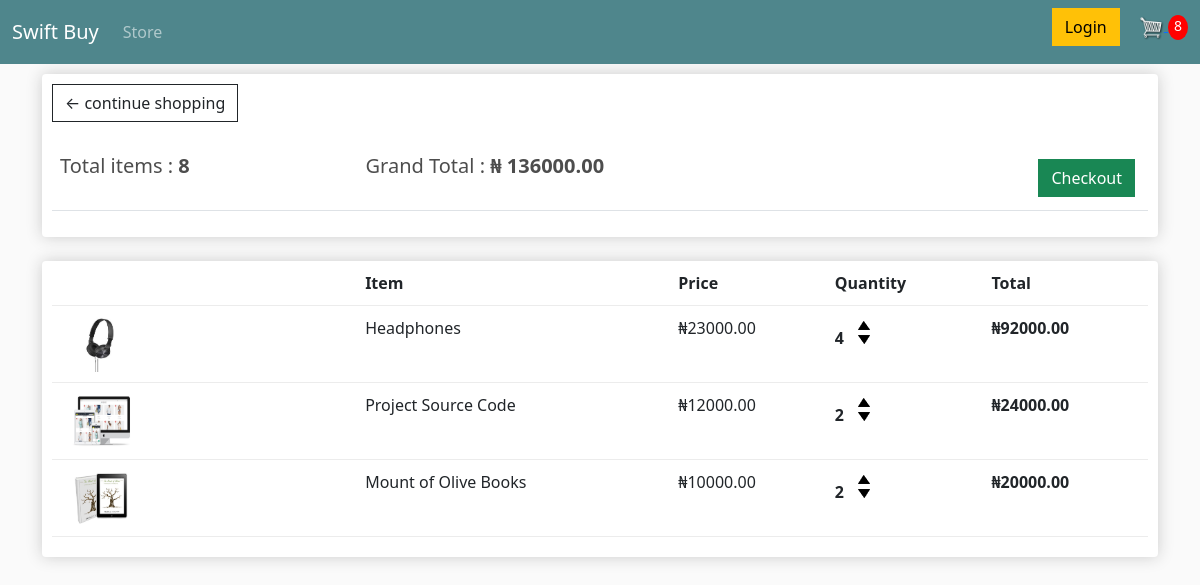
The app's page /cart/ (signed in) with its own data.
### store/models.py (models this page shows, shortened)
class Order(models.Model):
    customer = models.ForeignKey(Customer, on_delete=models.SET_NULL, blank=True, null=True)
    date_ordered = models.DateTimeField(auto_now_add=True)
    complete = models.BooleanField(default=False, null=True, blank=False)
    transaction_id = models.CharField(max_length=200,null=True)
    @property
    def get_cart_total(self):
        orderitems = self.orderitem_set.all()
        total = sum([overalltotal.get_total for overalltotal in orderitems])
        return total
    @property
    def get_cart_items(self):
        orderitems = self.orderitem_set.all()
        total = sum([allqty.quantity for allqty in orderitems])
        return total

class OrderItem(models.Model):
    product = models.ForeignKey(Product, on_delete=models.SET_NULL, blank=True, null=True)
    order = models.ForeignKey(Order, on_delete=models.SET_NULL, blank=True, null=True)
    quantity = models.IntegerField(default=0,  blank=True, null=True )
    date_added  =models.DateTimeField(auto_now_add=True)
    @property
    def get_total(self):
        total = self.product.price * self.quantity
        return total

class Product(models.Model):
    name =models.CharField(max_length=200, null=True)
    price = models.DecimalField(max_digits=7, decimal_places=2)
    digital = models.BooleanField(default=False, null=True, blank =False)
    image = models.ImageField(null=True, blank=True)
    @property
    def imageURL(self):
        try:
            url = self.image.url
        except Exception:
            url = ''
        return url

### store/views.py (the view)
# urls.py: path('cart/', views.cart, name = 'cart'),
def cart(request):
    data = cartData(request)
    cartItems = data['cartItems']
    order = data['order']
    items = data['items']
    context = {'items':items, 'order' : order, 'cartItems':cartItems}
    return render(request, 'store/cart.html', context)

### store/utils.py (called while the page is built)
def  cartData(request):
    if request.user.is_authenticated:
        customer = request.user.customer #onetoone connection in models.py - user connected with customer
        order, created = Order.objects.get_or_create(customer=customer, complete=False)
        items = order.orderitem_set.all()
        cartItems = order.get_cart_items
    else:
        cookieData = cookieCart(request)
        cartItems = cookieData['cartItems']
        order = cookieData['order']
        items = cookieData['items']
    return  {'cartItems': cartItems, 'order': order, 'items':items}

### store/Templates/store/cart.html
 {% extends 'store/main.html' %}{%load static%}{%block content%}
<div class="row">
    <div class="col-lg-12">
        <div class="box-element">
            <a href="{% url 'store' %}" class="btn btn-outline-dark">&#x2190; continue shopping
                </a><br><br>
            <table class="table">
                <tr>
                    <th>
                        <h5> Total items : <strong>{{order.get_cart_items}}</strong></h5>
                    </th>
                    <th>
                        <h5>Grand Total : <strong>&#x20A6; {{order.get_cart_total|floatformat:2}}</strong></h5>
                    </th>
                    <th>
                        <a href="{% url 'checkout' %}" style="float: right; margin:5px" class="btn btn-success"> Checkout</a>
                    </th>
                </tr>
            </table>
        </div>
        <br>
        <div class="box-element">
            <div class="cart-row">
                <div style="flex :2"></div>
                <div style="flex :2"> <strong>Item</strong> </div>
                <div style="flex :1"><strong>Price</strong></div>
                <div style="flex :1"><strong>Quantity</strong></div>
                <div style="flex :1"><strong>Total</strong></div>
            </div>
            {%for item in items%}
            <div class="cart-row">
                <div style="flex :2"><img class="row-image" src="{{item.product.imageURL}}" alt=""></div>
                <div style="flex :2">{{ item.product.name}} </div>
                <div style="flex :1">&#x20A6;{{item.product.price|floatformat:2}}</div>
                <div style="flex :1">
                    <p class="quantity">{{item.quantity}}</p>
                    <div class="quantity">
                        <img data-product={{item.product.id}} data-action='add' class="chg-quantity update-cart" src="{% static  'images/arrow-up.png' %}">
                        <img data-product={{item.product.id}} data-action='remove' class="chg-quantity update-cart" src="{% static  'images/arrow-down.png' %}">
                    </div>
                </div>
                <div style="flex :1"><strong>&#x20A6;{{item.get_total|floatformat:2}}</strong></div>
            </div>
            {%endfor%}
        </div>
    </div>
</div>{%endblock content%}

### static/css/main.css (style rules this page uses)
body { background-color: hsl(0, 0%, 98%); }
h1, h2, h3, h4, h5, h6 { color: hsl(0, 0%, 30%); }
.box-element { box-shadow: hsl(0, 0%, 80%) 0 0 16px; background-color: #fff; border-radius: 4px; padding: 10px; }
.col-lg-4, .col-lg-6, .col-lg-8, .col-lg-12 { margin-top: 10px; }
.btn { border-radius: 0; }
.row-image { width: 100px; }
.cart-row { display: flex; align-items: flex-stretch; padding-bottom: 10px; margin-bottom: 10px; border-bottom: 1px solid #ececec; }
.quantity { display: inline-block; font-weight: 700; padding-right: 10px; }
.chg-quantity { width: 12px; cursor: pointer; display: block; margin-top: 5px; transition: .1s; }

### records on screen
Order: get_cart_items "8", get_cart_total "136000.00"
OrderItem: product.imageURL (picture), product.name "Headphones", product.price "23000.00", quantity "4", get_total "92000.00"
OrderItem: product.imageURL (picture), product.name "Project Source Code", product.price "12000.00", quantity "2", get_total "24000.00"
OrderItem: product.imageURL (picture), product.name "Mount of Olive Books", product.price "10000.00", quantity "2", get_total "20000.00"

### other values on screen
{{ cartItems }} "8"
